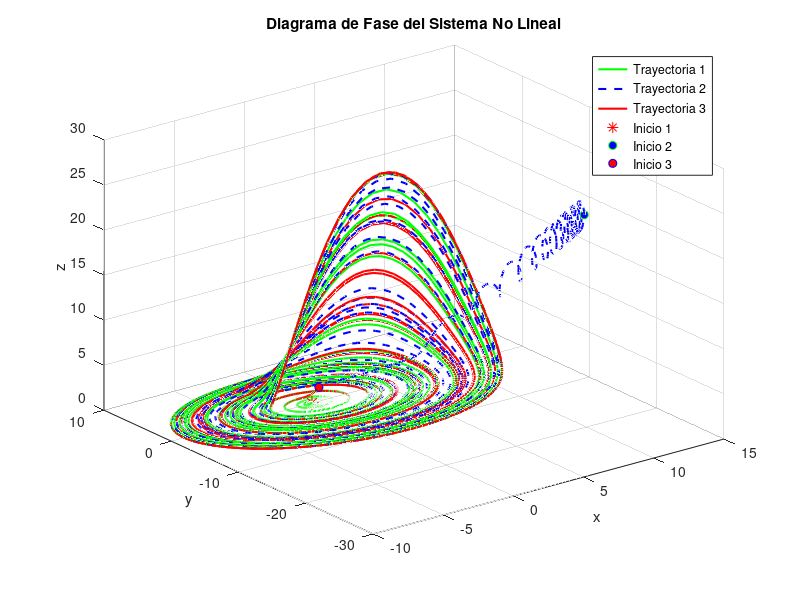
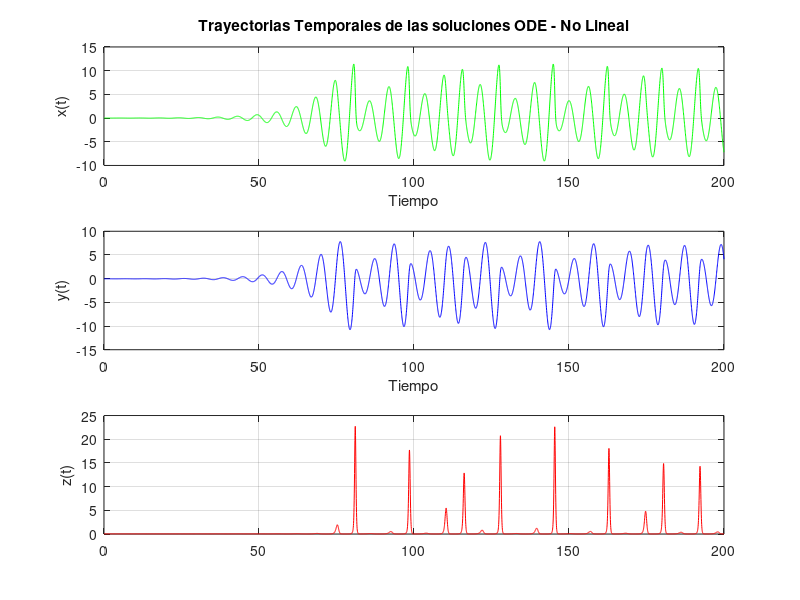
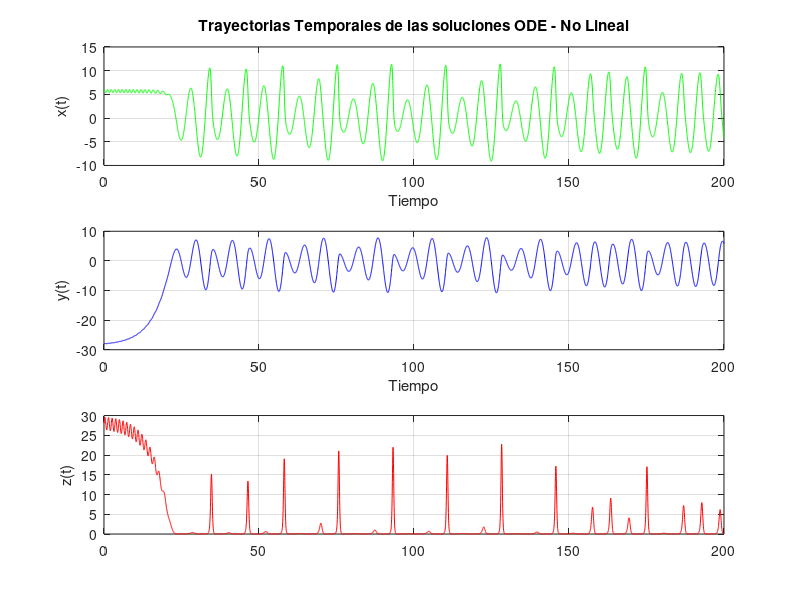
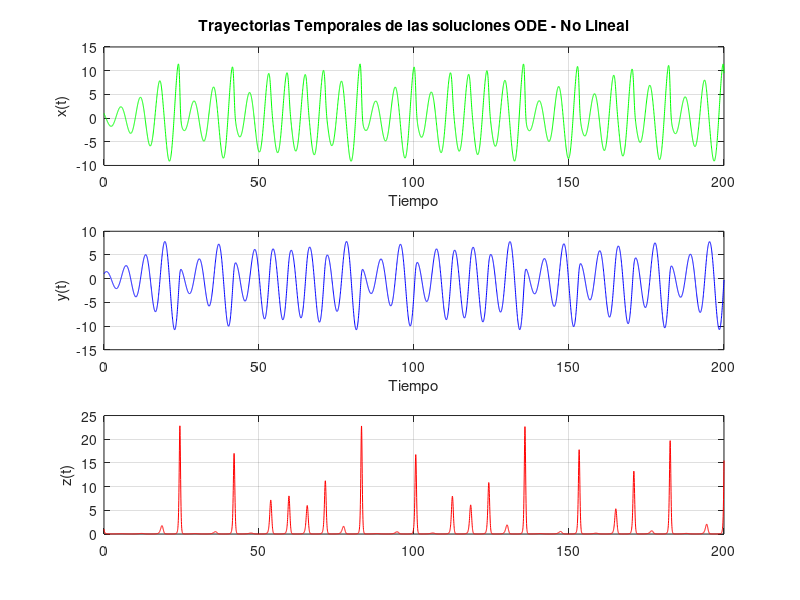

Source code (MATLAB) for these figures, in order: (Note: this script raises an error after producing the figures.)
clc
clear
close all
n=0;
%% Parámetros del sistema
a = 0.2; b = 0.2; c = 5.7;

% Condiciones iniciales
xi_0 = [0.01, -0.03, 0.04]; %antes del primer punto de eq
xi_1 = [6, -28, 28];%desp del 1ro antes del segundo
xi_2 = [1 1 1]; %despues del segundo


% Ventana temporal
t_span = linspace(0, 200, 5000);

% Sistema de Rössler

rossler = @(t,x) [-x(2) - x(3);
           x(1) + a*x(2);
           b + x(3)*(x(1) - c)];

% Resolución
[t, cond1] = ode45(rossler, t_span, xi_0);
[~, cond2] = ode45(rossler, t_span, xi_1);
[~, cond3] = ode45(rossler, t_span, xi_2);

%% Diagrama de fase
n=n+1;
figure(n);
plot3(cond1(:, 1), cond1(:, 2), cond1(:, 3), 'g-', 'LineWidth', 1.5); hold on;
plot3(cond2(:, 1), cond2(:, 2), cond2(:, 3), 'b--', 'LineWidth', 1.5);
plot3(cond3(:, 1), cond3(:, 2), cond3(:, 3), 'r-', 'LineWidth', 1.5);
plot3(xi_0(1), xi_0(2), xi_0(3), 'r*', 'MarkerSize',10,'MarkerFaceColor', 'g'); % Inicio X01
plot3(xi_1(1), xi_1(2), xi_1(3), 'go', 'MarkerFaceColor', 'b'); % Inicio x1
plot3(xi_2(1), xi_2(2), xi_2(3), 'bo', 'MarkerFaceColor', 'r'); % Inicio x2
xlabel('x'); ylabel('y'); zlabel('z');
title('Diagrama de Fase del Sistema No Lineal');
legend('Trayectoria 1', 'Trayectoria 2', 'Trayectoria 3', 'Inicio 1', 'Inicio 2', 'Inicio 3');
grid on;hold off;

% Gráfico de trayectorias temporales sistema no linealizado PRIMER PUNTO INICIAL
n=n+1;
figure(n);
subplot(3,1,1)
plot(t, cond1(:,1), 'g'); 
xlabel('Tiempo');
ylabel('x(t)');
xlim([0 200]);
title('Trayectorias Temporales de las soluciones ODE - No Lineal');
grid on
subplot(3,1,2)
plot(t, cond1(:,2), 'b'); 
xlabel('Tiempo');
ylabel('y(t)');
xlim([0 200]);
grid on
subplot(3,1,3)
plot(t, cond1(:,3), 'r'); 
ylabel('z(t)');
xlim([0 200]);
grid on;


% Gráfico de trayectorias temporales sistema no linealizado SEGUNDO PUNTO INICIAL
n=n+1;
figure(n);
subplot(3,1,1)
plot(t, cond2(:,1), 'g'); 
xlabel('Tiempo');
ylabel('x(t)');
xlim([0 200]);
title('Trayectorias Temporales de las soluciones ODE - No Lineal');
grid on
subplot(3,1,2)
plot(t, cond2(:,2), 'b'); 
xlabel('Tiempo');
ylabel('y(t)');
xlim([0 200]);
grid on
subplot(3,1,3)
plot(t, cond2(:,3), 'r'); 
ylabel('z(t)');
xlim([0 200]);
grid on;


% Gráfico de trayectorias temporales sistema no linealizado TERCER PUNTO INICIAL
n=n+1;
figure(n);
subplot(3,1,1)
plot(t, cond3(:,1), 'g'); 
xlabel('Tiempo');
ylabel('x(t)');
xlim([0 200]);
title('Trayectorias Temporales de las soluciones ODE - No Lineal');
grid on
subplot(3,1,2)
plot(t, cond3(:,2), 'b'); 
xlabel('Tiempo');
ylabel('y(t)');
xlim([0 200]);
grid on
subplot(3,1,3)
plot(t, cond3(:,3), 'r'); 
ylabel('z(t)');
xlim([0 200]);
grid on;


%% Puntos de equilibrio
F = @(x) [-x(2) - x(3);
           x(1) + a*x(2);
           b + x(3)*(x(1) - c)];

f=@(z) a*z^2-c*z+b; %3ra ecuacion despejada

z_1=fzero(f,0);z_2=fzero(f,20);

xeq1= [z_1*a;-z_1;z_1]; xeq2= [z_2*a;-z_2;z_2];

disp('Puntos de equilibrio:')
disp(xeq1')
disp(xeq2')

%% Matriz Jacobiana

syms x y z

f1 = -y - z;
f2 = x + a*y;
f3 = b + z*(x - c);

Fv = [f1; f2; f3];

% Jacobiana simbólica
J = jacobian(Fv, [x y z]);
disp('Matriz Jacobiana simbólica:')
disp(J)

%% Linearizacion del sistema sin condiciones iniciales
disp('Jacobiana en el punto de equilibrio x1:')
J_eval1 = double(subs(J, [x y z], xeq1'));
disp(J_eval1)

f_lin1 = @(t, X) J_eval1 * X; %declaracion de la funcion 

disp('Jacobiana en el punto de equilibrio x2:')
J_eval2 = double(subs(J, [x y z], xeq2'));
disp(J_eval2)

f_lin2 = @(t, X) J_eval2 * X;


t_span = linspace(0, 50, 2000); %para sistema lineal necesito tiempo más corto

% Simulación
[t, X1] = ode45(f_lin1, t_span, xeq1); %pasar xeq1 ya lo resta
[~, X2] = ode45(f_lin2, t_span, xeq2);

% Gráfico
n=n+1;
figure(n);
subplot(2,1,1)
plot(t, X1);
xlabel('Tiempo'); ylabel('Estados');
title('Comportamiento del sistema linealizado alrededor de x1');
legend('x', 'y', 'z');
grid on;
subplot(2,1,2)
plot(t, X2);
xlabel('Tiempo'); ylabel('Estados');
title('Comportamiento del sistema linealizado alrededor de x2');
legend('x', 'y', 'z');
grid on;

%% Autovalores
lambda1 = eig(J_eval1);
lambda2 = eig(J_eval2);
disp('Autovalores calculados en MATLAB:')
disp('Para el primer punto de equilibrio')
disp(lambda1)
disp('Para el segundo punto de equilibrio')
disp(lambda2)

%% Simulaciones para modelo linealizado - Diagramas de Fase

% Repetición simulaciones con condiciones iniciales originales

% Llevar condiciones iniciales al sistema de coordenadas de xeq1 - mover
% centro de referencia

% condiciones iniciales a partir de mi nuevo cero (perturbación = C.I. originales - punto de equilibrio)
X0_lin1_a = xi_0' - xeq1; % C.I. 1 (desde xi_0)
X0_lin1_b = xi_1' - xeq1; % C.I. 2 (desde xi_1)
X0_lin1_c = xi_2' - xeq1; % C.I. 3 (desde xi_2)

% Simulación de las 3 trayectorias para diferentes CI, para el sistema linealizado f_lin1
[t1a, X1a] = ode45(f_lin1, t_span, X0_lin1_a);
[t1b, X1b] = ode45(f_lin1, t_span, X0_lin1_b);
[t1c, X1c] = ode45(f_lin1, t_span, X0_lin1_c);

% Diagrama de fase para el sistema linealizado alrededor de Xeq1
n=n+1;
figure(n);

plot3(X1a(:, 1), X1a(:, 2), X1a(:, 3), 'g-', 'LineWidth', 1.5); hold on;
plot3(X1b(:, 1), X1b(:, 2), X1b(:, 3), 'b--', 'LineWidth', 1.5);
plot3(X1c(:, 1), X1c(:, 2), X1c(:, 3), 'r:', 'LineWidth', 1.5);

% Marco el origen, que es el punto xeq1 en este sistema
plot3(0, 0, 0, 'k*', 'MarkerSize', 15, 'LineWidth', 2); 
title('Diagrama de Fase - Sistema Linealizado alrededor de Xeq1');
xlabel('x'); ylabel('y'); zlabel('z');
legend('Cond. iniciales xi_0', 'Cond. iniciales xi_1', 'Cond. iniciales xi_2', 'Punto de Equilibrio Xeq1');
grid on; hold off;
axis equal;

%PUNTO DE EQUILIBRIO 2
% (perturbación = C.I. originales - punto de equilibrio)
X0_lin2_a = xi_0' - xeq2; % C.I. 1 (desde xi_0)
X0_lin2_b = xi_1' - xeq2; % C.I. 2 (desde xi_1)
X0_lin2_c = xi_2' - xeq2; % C.I. 3 (desde xi_2)

% Simulación de las 3 trayectorias para diferentes CI, para el sistema linealizado f_lin2
[t2a, X2a] = ode45(f_lin2, t_span, X0_lin2_a);
[t2b, X2b] = ode45(f_lin2, t_span, X0_lin2_b);
[t2c, X2c] = ode45(f_lin2, t_span, X0_lin2_c);

% Diagrama de fase para el sistema linealizado alrededor de Xeq1
n=n+1;
figure(n);

plot3(X2a(:, 1), X2a(:, 2), X2a(:, 3), 'g-', 'LineWidth', 1.5); hold on;
plot3(X2b(:, 1), X2b(:, 2), X2b(:, 3), 'b--', 'LineWidth', 1.5);
plot3(X2c(:, 1), X2c(:, 2), X2c(:, 3), 'r:', 'LineWidth', 1.5);

% Marco el origen, que es el punto xeq1 en este sistema
plot3(0, 0, 0, 'k*', 'MarkerSize', 15, 'LineWidth', 2); 
title('Diagrama de Fase - Sistema Linealizado alrededor de Xeq2');
xlabel('x'); ylabel('y'); zlabel('z');
legend('Cond. iniciales xi_0', 'Cond. iniciales xi_1', 'Cond. iniciales xi_2', 'Punto de Equilibrio Xeq2');
grid on; hold off;
axis equal;

%% Soluciones temporales para modelo Linealizado 

% Soluciones Temporales para Xeq1 - Usando Condicion inicial xi_0 
n=n+1;
figure(n);
subplot(3,1,1);
plot(t1a, X1a(:,1), 'g');
xlabel('Tiempo');
ylabel('x(t)');
title('Soluciones Temporales Linealizado en Xeq1 - Condicion Inicial xi_0');
grid on;

subplot(3,1,2);
plot(t1a, X1a(:,2), 'b');
xlabel('Tiempo');
ylabel('y(t)');
grid on;

subplot(3,1,3);
plot(t1a, X1a(:,3), 'r');
xlabel('Tiempo');
ylabel('z(t)');
grid on;

% Soluciones Temporales para Xeq2 - Usando Condicion inicial xi_0
n=n+1;
figure(n);
subplot(3,1,1);
plot(t2a, X2a(:,1), 'g');
xlabel('Tiempo');
ylabel('x(t)');
title('Soluciones Temporales Linealizado en Xeq2 - Condición Inicial xi_0');
grid on;

subplot(3,1,2);
plot(t2a, X2a(:,2), 'b');
xlabel('Tiempo');
ylabel('y(t)');
grid on;

subplot(3,1,3);
plot(t2a, X2a(:,3), 'r');
xlabel('Tiempo');
ylabel('z(t)');
grid on;
%% Función Transferencia

% Diagrama de fase 3D para dos sistemas en espacio de estados

%comienzo con 1 0 0 para observar la salida de X
A1 = J_eval1; %xeq1
A2 = J_eval2; %xeq2
B = [0 1; 1 0; 0 0]; % B =  matriz de entrada del sistema en espacio de estados -> matriz columnade 3x1 = el sistema tiene 3 estados
C = [1 1 0]; % C = matriz salida 
D = [0 0]; % matriz de transmisión directa del sistema -> como no hay se pone 0

[num1_in1, den1] = ss2tf(A1, B, C, D, 1); 
[num1_in2, ~]   = ss2tf(A1, B, C, D, 2); % El 2 es porque es para la entrada 2, como B es 3x2 tengo 2 entradas

[num2_in1, den2] = ss2tf(A2, B, C, D, 1); 
[num2_in2, ~]   = ss2tf(A2, B, C, D, 2); 

%%%
% disp('XEQ1' \n,'Coeficientes del Numerador:');
%disp(num1);
%disp('Coeficientes del Denominador:');
%disp(den1);


%disp('XEQ2' \n,'Coeficientes del Numerador:');
%disp(num2);
%disp('Coeficientes del Denominador:');
%disp(den2);

% Crea la función de transferencia a partir de los coeficientes del numerador y denominador obtenidos.
% x1eq
G1_in1 = tf(num1_in1, den1); % Entrada 1
G1_in2 = tf(num1_in2, den1); % Entrada 2
%disp('Función de Transferencia G1(s) [U(s) -> X(s)] para Xeq1:');
%disp(G1_tf);

% x2eq
G2_in1 = tf(num2_in1, den2);
G2_in2 = tf(num2_in2, den2);

%disp('Función de Transferencia G2(s) [U(s) -> X(s)] para Xeq2:');
%disp(G2_tf);

figure;
bode(G1_in1);
title('Diagrama de Bode - Xeq1 Entrada 1');

figure;
bode(G1_in2);
title('Diagrama de Bode - Xeq1 Entrada 2');

figure;
bode(G2_in1);
title('Diagrama de Bode - Xeq2 Entrada 1');

figure;
bode(G2_in2);
title('Diagrama de Bode - Xeq2 Entrada 2');

%% Respuesta al Impulso 

%Graficos
n=n+1;
figure(n);
subplot(2,2,1);
impulse(G1_in1, t);
title('Impulso en Xeq1 - Entrada 1 en X');
xlabel('Tiempo');
ylabel('Amplitud');
grid on;

subplot(2,2,2);
impulse(G1_in2, t);
title('Impulso en Xeq1 - Entrada 2 en X');
xlabel('Tiempo');
ylabel('Amplitud');
grid on;

subplot(2,2,3);
impulse(G2_in1, t);
title('Impulso en Xeq2 - Entrada 1 en X');
xlabel('Tiempo');
ylabel('Amplitud');
grid on;

subplot(2,2,4);
impulse(G2_in2, t);
title('Impulso en Xeq2 - Entrada 2 en X');
xlabel('Tiempo');
ylabel('Amplitud');
grid on;

% Respuesta al escalon

%Graficos
n=n+1;
figure(n);
subplot(2,2,1);
step(G1_in1, t);
title('Escalon en Xeq1 - Entrada 1 en X');
xlabel('Tiempo');
ylabel('Amplitud');
grid on;

subplot(2,2,2);
step(G1_in2, t);
title('Escalon en Xeq1 - Entrada 2 en X');
xlabel('Tiempo');
ylabel('Amplitud');
grid on;

subplot(2,2,3);
step(G2_in1, t);
title('Escalon en Xeq2 - Entrada 1 en X');
xlabel('Tiempo');
ylabel('Amplitud');
grid on;

subplot(2,2,4);
step(G2_in2, t);
title('Escalon en Xeq2 - Entrada 2 en X');
xlabel('Tiempo');
ylabel('Amplitud');
grid on;
